Frame 1 (no input): blank canvas, image omitted
Frame 60 (no input): blank canvas, image omitted
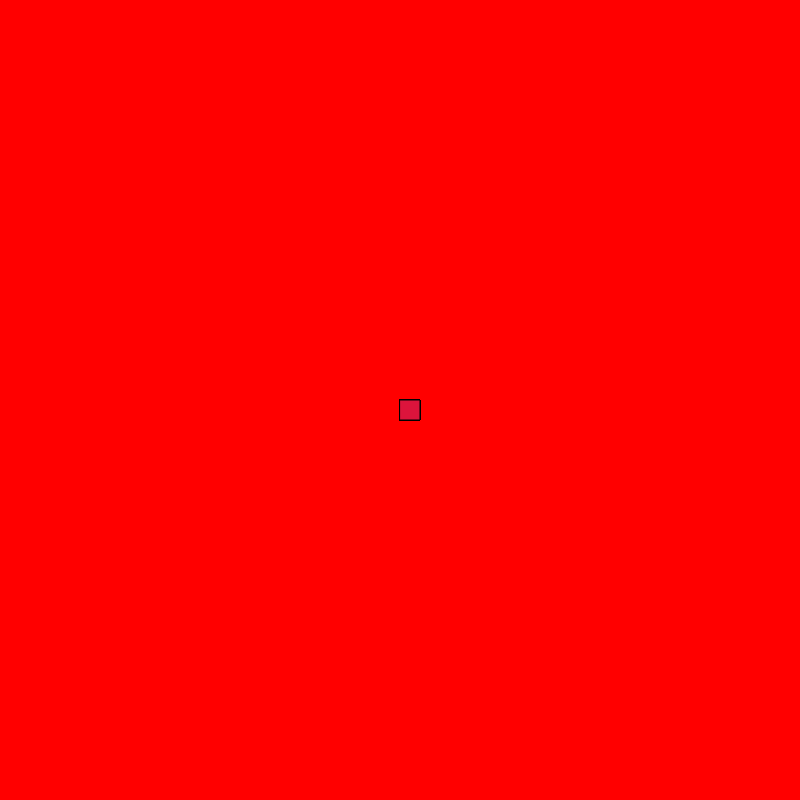
Frame 120 (the mouse pressed at the canvas centre since frame 60)

The p5.js sketch whose frames 1 and 60 were blank and that drew this single picture after the mouse press (run headless with seeded random() and noise() and a simulated clock; from frame 60 on, the mouse is pressed at the canvas centre):

// p5.js sketch
// ── sketch.js
function setup() {
     createCanvas(800, 800);
     background("red");
  }
  
  function draw() {
   
      fill("crimson")
      stroke("black")
      if(mouseIsPressed){
      rect(mouseX,mouseY,20,20);
  }
  }
